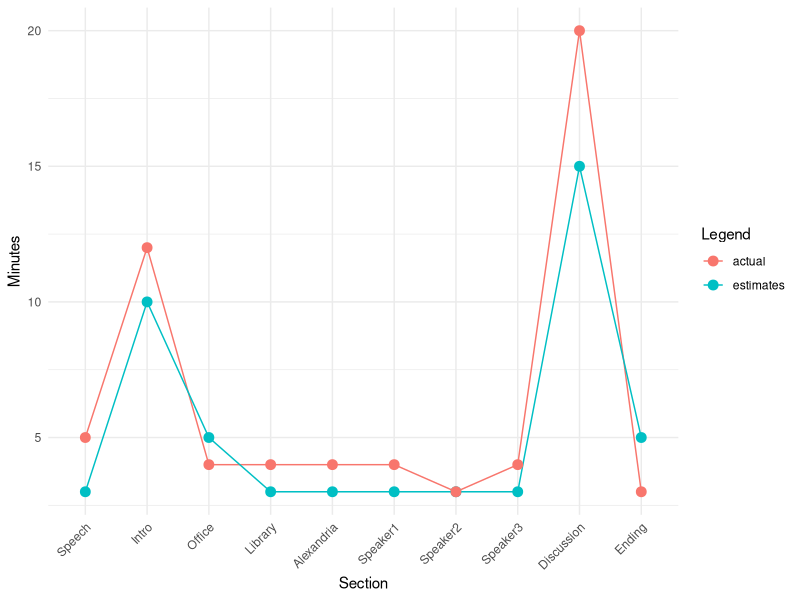
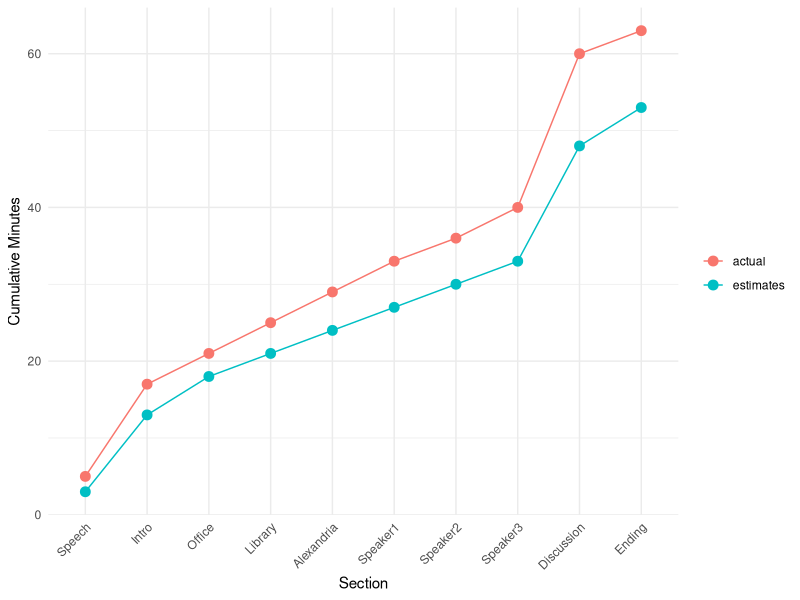
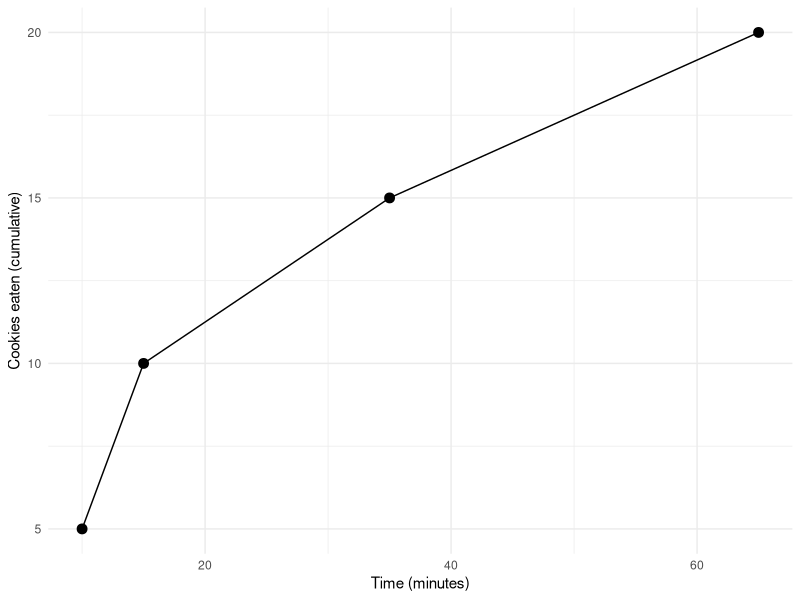
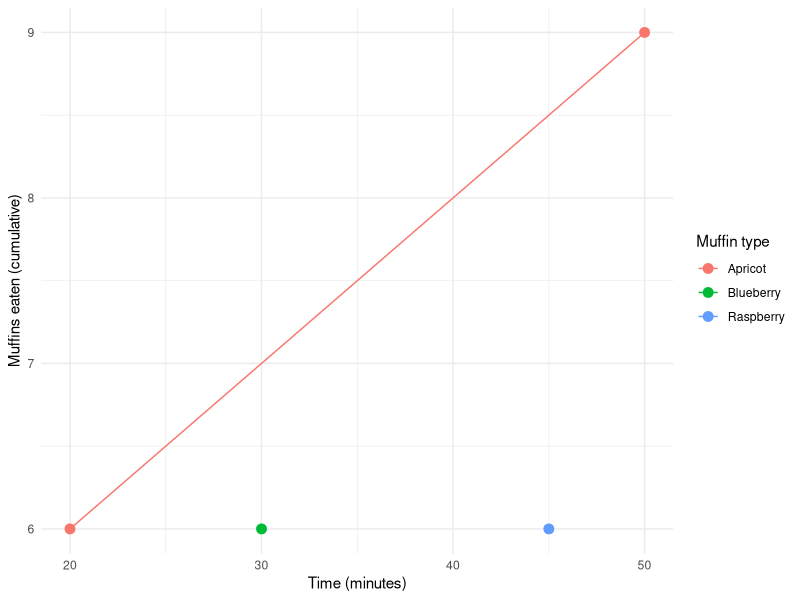
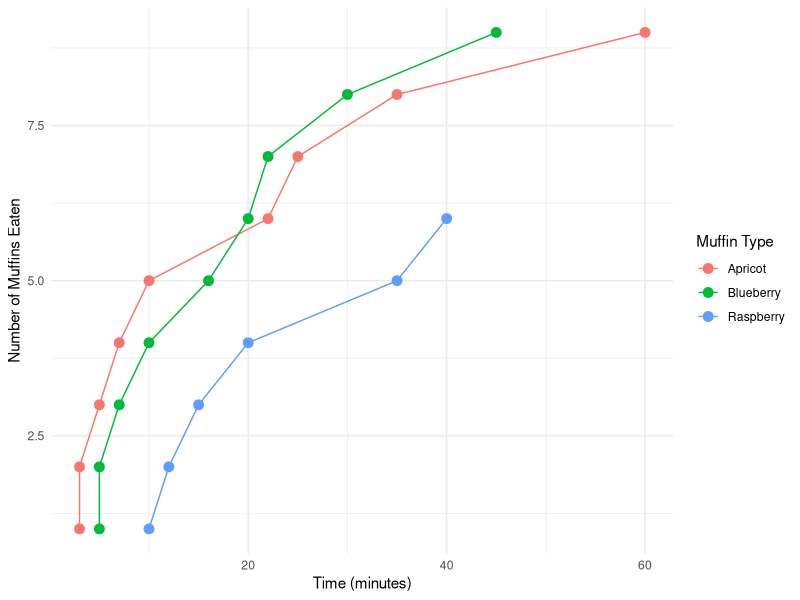

R code for these plots, in order:
## ---- chunk 1
library(ggplot2)
library(tidyr)
library(dplyr)

timing_main <- data.frame(
  section = c("Speech","Intro","Office","Library","Alexandria","Speaker1","Speaker2","Speaker3","Discussion","Ending"),
  estimates = c(3,10,5,3,3,3,3,3,15,5),
  actual = c(5,12,4,4,4,4,3,4,20,3)
)

timing_main$section <- factor(timing_main$section, 
                              levels = timing_main$section)

# reshape to long format
timing_long <- timing_main %>%
  pivot_longer(cols = c(estimates, actual),
               names_to = "type",
               values_to = "minutes")

# plot
ggplot(timing_long, aes(x = section, y = minutes, 
                        color = type, group = type)) +
  geom_line() +
  geom_point(size = 3) +
  labs(x = "Section", y = "Minutes",
       color = "Legend") +
  theme_minimal() +
  theme(axis.text.x = element_text(angle = 45, hjust = 1))

timing_long <- timing_main %>%
  pivot_longer(cols = c(estimates, actual),
               names_to = "type",
               values_to = "minutes") %>%
  group_by(type) %>%
  arrange(section, .by_group = TRUE) %>%
  mutate(cum_minutes = cumsum(minutes))

ggplot(timing_long, aes(x = section, y = cum_minutes,
                        color = type, group = type)) +
  geom_line() +
  geom_point(size = 3) +
  labs(x = "Section", y = "Cumulative Minutes", color = "") +
  theme_minimal() +
  theme(axis.text.x = element_text(angle = 45, hjust = 1))
## ---- chunk 2
h1_df <- data.frame(
  oc_question = c(0,0,0,0,0),
  time_question = c(0,0,0,0,0)
)
## ---- chunk 3
h2_df <- data.frame(
  count_cookies = c(5,10,15,20,25,30,35,40),
  time_cookies = c(10,15,35,65,0,0,0,0)
)

# remove zero-time rows
h2_df_clean <- h2_df %>%
  filter(time_cookies > 0)

ggplot(h2_df_clean, aes(x = time_cookies, y = count_cookies)) +
  geom_line() +
  geom_point(size = 3) +
  labs(x = "Time (minutes)", 
       y = "Cookies eaten (cumulative)") +
  theme_minimal()
## ---- chunk 4
h3_df <- data.frame(
  type_muffins = c("Raspberry","Raspberry","Raspberry","Blueberry","Blueberry","Blueberry","Apricot","Apricot","Apricot"),
  count_muffins = c(6,9,10,6,9,12,6,9,12),
  time_muffins = c(45,0,0,30,0,0,20,50,0)
)

h3_clean <- h3_df %>%
  filter(time_muffins > 0)

ggplot(h3_clean, aes(x = time_muffins, 
                     y = count_muffins, 
                     color = type_muffins,
                     group = type_muffins)) +
  geom_line() +
  geom_point(size = 3) +
  labs(x = "Time (minutes)",
       y = "Muffins eaten (cumulative)",
       color = "Muffin type") +
  theme_minimal()

muffins_df <- data.frame(
  N_Muffins = 1:12,
  Raspberry = c(10,12,15,20,35,40,NA,NA,NA,NA,NA,NA),
  Blueberry = c(5,5,7,10,16,20,22,30,45,NA,NA,NA),
  Apricot = c(3,3,5,7,10,22,25,35,60,NA,NA,NA)
)

muffins_long <- muffins_df %>%
  pivot_longer(cols = c(Raspberry, Blueberry, Apricot),
               names_to = "Type",
               values_to = "Time") %>%
  filter(!is.na(Time))

ggplot(muffins_long,
       aes(x = Time,
           y = N_Muffins,
           color = Type,
           group = Type)) +
  geom_line() +
  geom_point(size = 3) +
  labs(x = "Time (minutes)",
       y = "Number of Muffins Eaten",
       color = "Muffin Type") +
  theme_minimal()

## ---- chunk 5
h4_df <- data.frame(
  oc_qrcode = c(1,0,0,0,0),
  time_qrcode = c(20,0,0,0,0)
)
